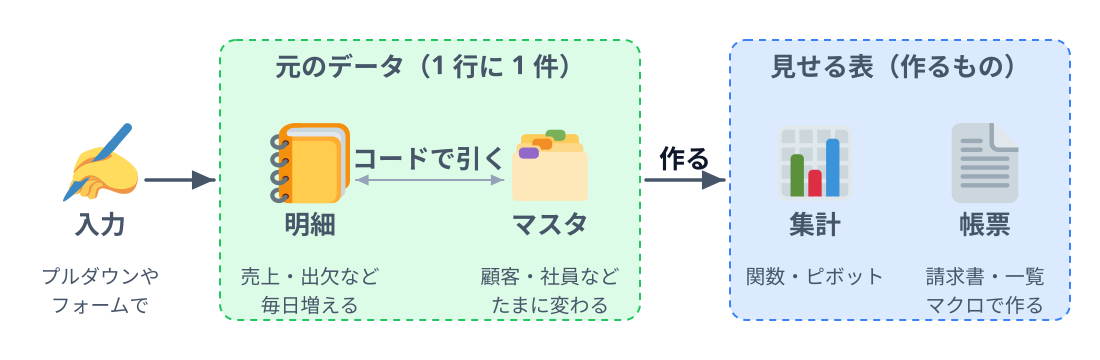

The Python source for this figure:
"""6-1（6-3 の 00-thumbnail と同じ図）: 元のデータ（明細とマスタ）と、見せる表（集計と帳票）を分ける（CONTAINER + SOURCE-PATH-GOAL）。"""
import sys
sys.path.insert(0, "/Users/seekseep/.claude/skills/genfig")
from genfig import Canvas

c = Canvas(1100, 360)
inp = c.node(100, 180, "入力", emoji_cp="270d", label_scale="label")          # ✍️
c.text(100, inp.below(26), "プルダウンや\nフォームで", scale="caption")
data_box = c.sticky(220, 40, 420, 280, color="green", weight="thin", dash="dashed")
c.text(430, 76, "元のデータ（1 行に 1 件）", scale="label")
detail = c.node(310, 180, "明細", emoji_cp="1f4d2", label_scale="label")      # 📒
c.text(310, detail.below(26), "売上・出欠など\n毎日増える", scale="caption")
master = c.node(550, 180, "マスタ", emoji_cp="1f5c2", label_scale="label")    # 🗂️
c.text(550, master.below(26), "顧客・社員など\nたまに変わる", scale="caption")
c.link(detail, master, label="コードで引く", primary=False, both=True)

out_box = c.sticky(730, 40, 340, 280, color="blue", weight="thin", dash="dashed")
c.text(900, 76, "見せる表（作るもの）", scale="label")
summary = c.node(815, 180, "集計", emoji_cp="1f4ca", label_scale="label")     # 📊
c.text(815, summary.below(26), "関数・ピボット", scale="caption")
report = c.node(985, 180, "帳票", emoji_cp="1f4c4", label_scale="label")      # 📄
c.text(985, report.below(26), "請求書・一覧\nマクロで作る", scale="caption")

c.link(inp, data_box)
c.link(data_box, out_box, label="作る")
c.save("03-input-and-view.svg")
